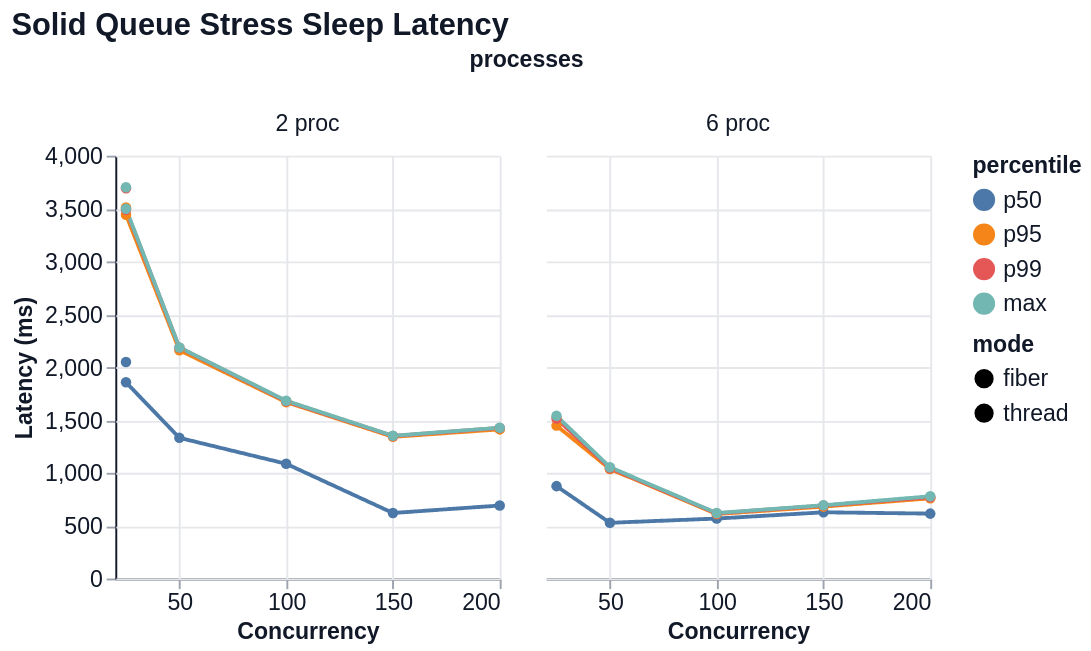

Write a Vega-Lite specification for this figure.
### Vega-Lite specification from a JSON file in a GitHub repository (floating-point values rounded to 4 significant figures)
{"$schema": "https://vega.github.io/schema/vega-lite/v6.json", "title": "Solid Queue Stress Sleep Latency", "width": 200, "height": 220, "data": {"values": [{"mode": "thread", "concurrency": 25, "processes": "2 proc", "percentile": "p50", "value": 2048.0}, {"mode": "thread", "concurrency": 25, "processes": "2 proc", "percentile": "p95", "value": 3509.0}, {"mode": "thread", "concurrency": 25, "processes": "2 proc", "percentile": "p99", "value": 3692.0}, {"mode": "thread", "concurrency": 25, "processes": "2 proc", "percentile": "max", "value": 3702.0}, {"mode": "fiber", "concurrency": 25, "processes": "2 proc", "percentile": "p50", "value": 1856.0}, {"mode": "fiber", "concurrency": 25, "processes": "2 proc", "percentile": "p95", "value": 3441.0}, {"mode": "fiber", "concurrency": 25, "processes": "2 proc", "percentile": "p99", "value": 3488.0}, {"mode": "fiber", "concurrency": 25, "processes": "2 proc", "percentile": "max", "value": 3498.0}, {"mode": "fiber", "concurrency": 50, "processes": "2 proc", "percentile": "p50", "value": 1331.0}, {"mode": "fiber", "concurrency": 50, "processes": "2 proc", "percentile": "p95", "value": 2160.0}, {"mode": "fiber", "concurrency": 50, "processes": "2 proc", "percentile": "p99", "value": 2184.0}, {"mode": "fiber", "concurrency": 50, "processes": "2 proc", "percentile": "max", "value": 2186.0}, {"mode": "fiber", "concurrency": 100, "processes": "2 proc", "percentile": "p50", "value": 1086.0}, {"mode": "fiber", "concurrency": 100, "processes": "2 proc", "percentile": "p95", "value": 1669.0}, {"mode": "fiber", "concurrency": 100, "processes": "2 proc", "percentile": "p99", "value": 1676.0}, {"mode": "fiber", "concurrency": 100, "processes": "2 proc", "percentile": "max", "value": 1682.0}, {"mode": "fiber", "concurrency": 150, "processes": "2 proc", "percentile": "p50", "value": 619.8}, {"mode": "fiber", "concurrency": 150, "processes": "2 proc", "percentile": "p95", "value": 1340.0}, {"mode": "fiber", "concurrency": 150, "processes": "2 proc", "percentile": "p99", "value": 1348.0}, {"mode": "fiber", "concurrency": 150, "processes": "2 proc", "percentile": "max", "value": 1350.0}, {"mode": "fiber", "concurrency": 200, "processes": "2 proc", "percentile": "p50", "value": 690.5}, {"mode": "fiber", "concurrency": 200, "processes": "2 proc", "percentile": "p95", "value": 1411.0}, {"mode": "fiber", "concurrency": 200, "processes": "2 proc", "percentile": "p99", "value": 1424.0}, {"mode": "fiber", "concurrency": 200, "processes": "2 proc", "percentile": "max", "value": 1427.0}, {"mode": "fiber", "concurrency": 25, "processes": "6 proc", "percentile": "p50", "value": 874.0}, {"mode": "fiber", "concurrency": 25, "processes": "6 proc", "percentile": "p95", "value": 1447.0}, {"mode": "fiber", "concurrency": 25, "processes": "6 proc", "percentile": "p99", "value": 1513.0}, {"mode": "fiber", "concurrency": 25, "processes": "6 proc", "percentile": "max", "value": 1539.0}, {"mode": "fiber", "concurrency": 50, "processes": "6 proc", "percentile": "p50", "value": 527.1}, {"mode": "fiber", "concurrency": 50, "processes": "6 proc", "percentile": "p95", "value": 1036.0}, {"mode": "fiber", "concurrency": 50, "processes": "6 proc", "percentile": "p99", "value": 1044.0}, {"mode": "fiber", "concurrency": 50, "processes": "6 proc", "percentile": "max", "value": 1053.0}, {"mode": "fiber", "concurrency": 100, "processes": "6 proc", "percentile": "p50", "value": 567.3}, {"mode": "fiber", "concurrency": 100, "processes": "6 proc", "percentile": "p95", "value": 609.8}, {"mode": "fiber", "concurrency": 100, "processes": "6 proc", "percentile": "p99", "value": 616.3}, {"mode": "fiber", "concurrency": 100, "processes": "6 proc", "percentile": "max", "value": 619.5}, {"mode": "fiber", "concurrency": 150, "processes": "6 proc", "percentile": "p50", "value": 626.5}, {"mode": "fiber", "concurrency": 150, "processes": "6 proc", "percentile": "p95", "value": 680.2}, {"mode": "fiber", "concurrency": 150, "processes": "6 proc", "percentile": "p99", "value": 690.1}, {"mode": "fiber", "concurrency": 150, "processes": "6 proc", "percentile": "max", "value": 693.2}, {"mode": "fiber", "concurrency": 200, "processes": "6 proc", "percentile": "p50", "value": 614.0}, {"mode": "fiber", "concurrency": 200, "processes": "6 proc", "percentile": "p95", "value": 758.8}, {"mode": "fiber", "concurrency": 200, "processes": "6 proc", "percentile": "p99", "value": 769.0}, {"mode": "fiber", "concurrency": 200, "processes": "6 proc", "percentile": "max", "value": 778.0}]}, "mark": {"type": "line", "point": true, "tooltip": true}, "encoding": {"x": {"field": "concurrency", "type": "quantitative", "title": "Concurrency"}, "y": {"field": "value", "type": "quantitative", "title": "Latency (ms)"}, "color": {"field": "percentile", "type": "nominal", "sort": ["p50", "p95", "p99", "max"]}, "tooltip": [{"field": "mode", "type": "nominal"}, {"field": "concurrency", "type": "quantitative"}, {"field": "processes", "type": "nominal"}, {"field": "metric", "type": "nominal"}, {"field": "percentile", "type": "nominal"}, {"field": "value", "type": "quantitative"}], "strokeDash": {"field": "mode", "type": "nominal"}, "column": {"field": "processes", "type": "nominal", "sort": null}}, "config": {"background": "white", "axis": {"labelFont": "Helvetica", "titleFont": "Helvetica", "labelFontSize": 12, "titleFontSize": 12, "labelColor": "#111827", "titleColor": "#111827", "domainColor": "#111827", "tickColor": "#9ca3af", "grid": true, "gridColor": "#e5e7eb"}, "header": {"labelFont": "Helvetica", "titleFont": "Helvetica", "labelFontSize": 12, "titleFontSize": 12, "labelColor": "#111827", "titleColor": "#111827"}, "legend": {"labelFont": "Helvetica", "titleFont": "Helvetica", "labelFontSize": 12, "titleFontSize": 12, "labelColor": "#111827", "titleColor": "#111827"}, "title": {"font": "Helvetica", "fontSize": 16, "anchor": "start", "color": "#111827"}, "view": {"stroke": null}}}
